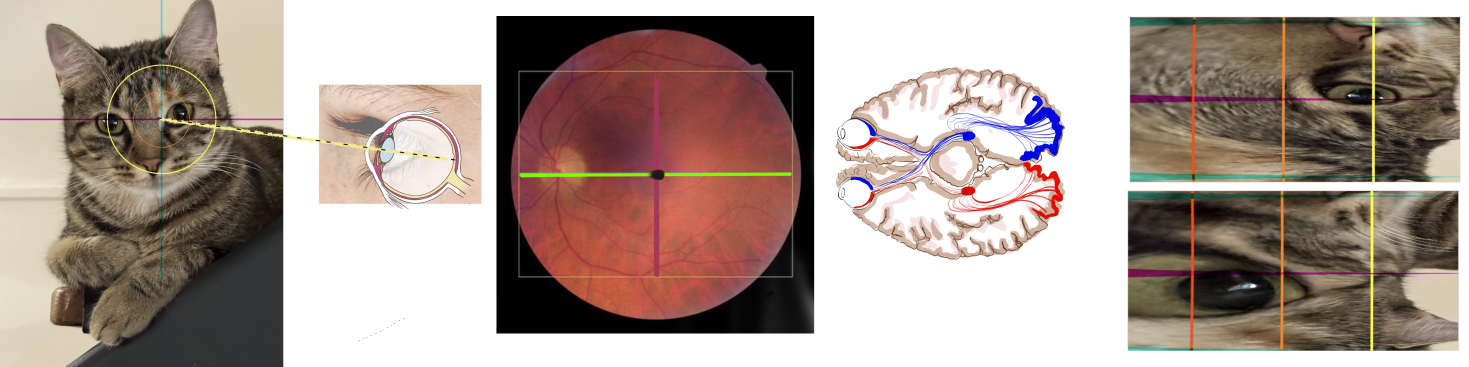
#> input picture v/92d9caa0aff444f2735ee69d81183399dfd966a8/images/2026-08-28_retino.jpg, 8811 x 2200 px (shown at 1/6 size)
$ python compose_retino.py
#> lines starting #> are read from the running program, lines starting #| are printed output that depends on the picture
"""Compose the six retino panels into a 2 x 3 grid for the article.

The script resolves its input and output paths from its own location, so it
can be run from any directory::

    python content/images/compose_retino.py

It reads ``2026-08-28_retino.jpg`` (an 8811 x 2200 px strip of six panels)
and writes ``2026-11-18_retino_v2.png`` next to it. Re-running it regenerates
the same pixels: the crops are fixed coordinates, not detected ones.

Args (none): the script takes no command-line arguments.
Output: a 16.18 cm x 10.00 cm RGBA PNG at 200 px/cm (about 508 dpi).
"""

from pathlib import Path

from PIL import Image, ImageDraw, ImageFont

HERE = Path(__file__).resolve().parent
SRC = HERE / "2026-08-28_retino.jpg"
DST = HERE / "2026-11-18_retino_v2.png"
FONT = Path("/System/Library/Fonts/Supplemental/Arial Bold.ttf")

# Canvas: the golden ratio (16.18 / 10.00 ~ 1.618) in centimetres, rendered at
# a fixed pixel density so that the sizes stay consistent across exports.
PX_PER_CM = 200
INCH_PER_CM = 1 / 2.54  # conversion constant for the PNG dpi metadata only
W = round(16.18 * PX_PER_CM)  # 3236 px
H = round(10.00 * PX_PER_CM)  # 2000 px

MARGIN = 60  # outer margin around the grid (px)
GAP = 50  # gap between cells, horizontal and vertical (px)
LABEL_BAND = 82  # height reserved at the top of each cell for its label (px)
ROW_H = (1150, 680)  # cell heights of the two rows (px); 1150 + 680 = H - 2 * MARGIN - GAP
LABEL_SIZE = 64  # font size of the panel labels (px)
LABEL_COLOUR = (20, 20, 20, 255)

# Factor from the preview coordinates used to choose the crops to the original
# 8811 px wide source. The crops were measured on the preview, so this constant
# must stay as it is for the output to match.
K = 4.41


def scaled_box(x0, y0, x1, y1):
    """Convert a box read on the preview into original pixel coordinates.

    Args:
        x0 (float): left edge on the preview (px).
        y0 (float): top edge on the preview (px).
        x1 (float): right edge on the preview (px).
        y1 (float): bottom edge on the preview (px).

    Returns:
        tuple[int, int, int, int]: the box (left, top, right, bottom) in
        original source pixels.
    """
    return tuple(int(round(v * K)) for v in (x0, y0, x1, y1))


def load_panels(src):
    """Crop the six panels from the source strip, in reading order.

    Args:
        src (Path): path to the 8811 x 2200 px source JPEG.

    Returns:
        list[PIL.Image.Image]: the panels (a) to (f), as RGB images.
    """
    im = Image.open(src).convert("RGB")
#> im is the input picture: PIL image 8811x2200 RGB; mean R, G, B 170.1, 154.3, 146.3
    cat = im.crop(scaled_box(0, 0, 385, 499))
    eye = im.crop(scaled_box(435, 115, 655, 283))
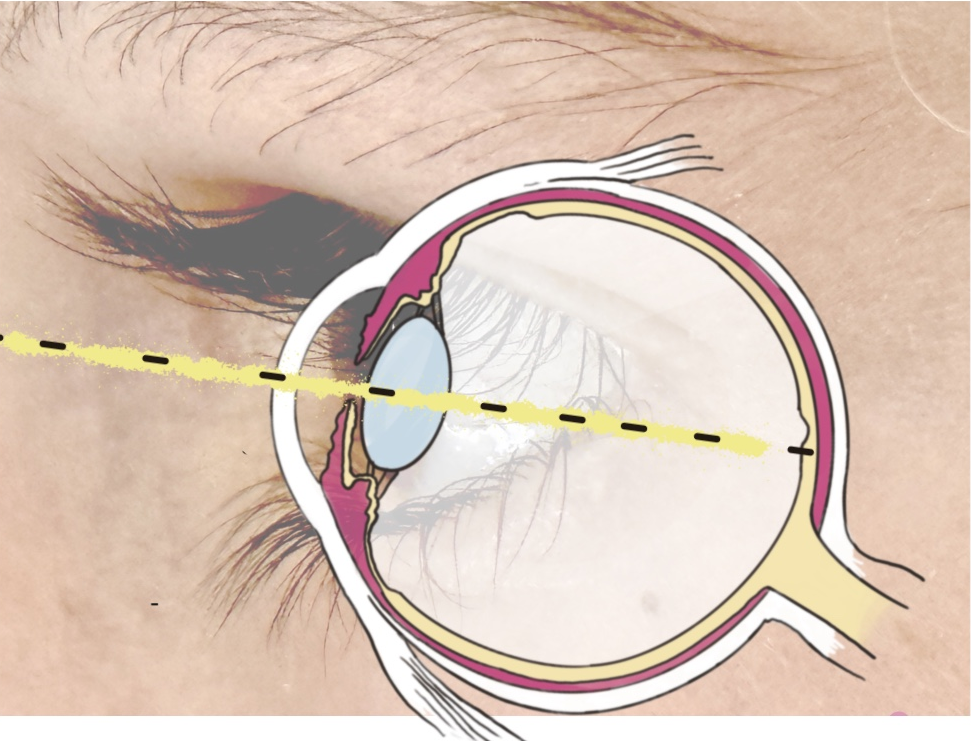
#> eye: PIL image 971x741 RGB; mean R, G, B 218, 196.9, 182.4
    # The fundus is cropped to its disc: the thin frame stays as an annotation,
    # and the tight crop removes the dark corner and grey shadow at bottom right.
    fundus = im.crop(scaled_box(675, 22, 1108, 455))
    fundus = fundus.crop((80, 75, 1840, 1835))
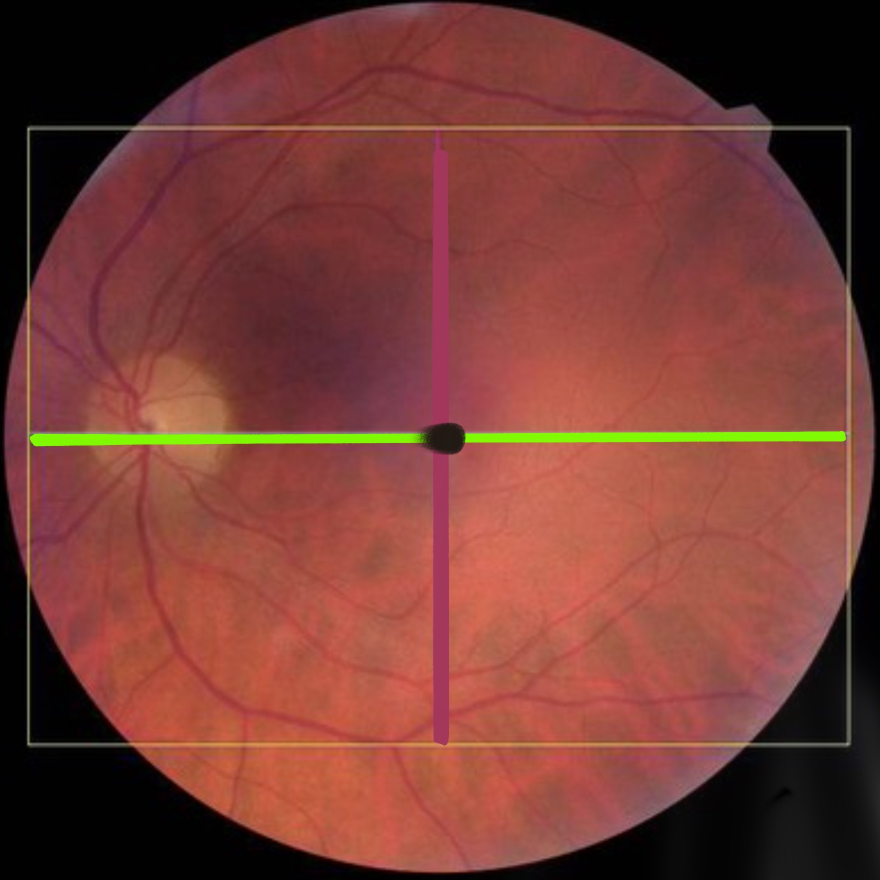
#> fundus: PIL image 1760x1760 RGB (shown at 1/2 size); mean R, G, B 118.2, 60.5, 53
    brain = im.crop(scaled_box(1135, 90, 1450, 355))
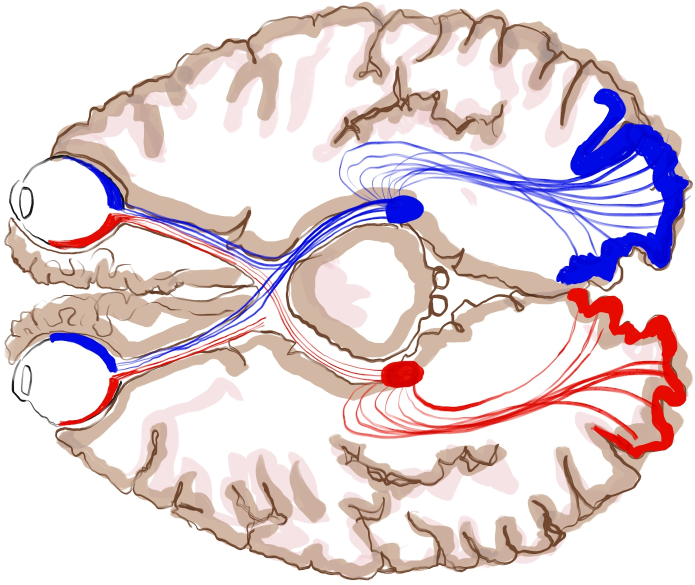
#> brain: PIL image 1389x1169 RGB (shown at 1/2 size); mean R, G, B 227.4, 213.2, 217.3
    zoom_top = im.crop(scaled_box(1537, 22, 1987, 247))
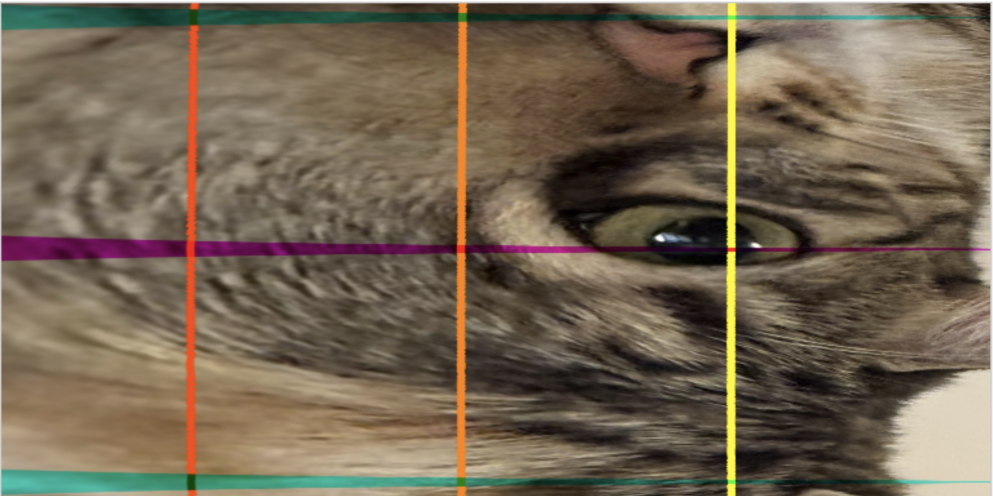
#> zoom_top: PIL image 1985x992 RGB (shown at 1/2 size); mean R, G, B 114.8, 100.9, 82.2
    zoom_bottom = im.crop(scaled_box(1535, 260, 1985, 478))
    return [cat, eye, fundus, brain, zoom_top, zoom_bottom]


def fit(img, box_w, box_h):
    """Scale an image to fit inside a box, keeping its aspect ratio.

    Args:
        img (PIL.Image.Image): the image to scale.
        box_w (int): maximum width (px).
        box_h (int): maximum height (px).

    Returns:
        PIL.Image.Image: the resized image, using LANCZOS resampling.
    """
    scale = min(box_w / img.width, box_h / img.height)
    size = (round(img.width * scale), round(img.height * scale))
    return img.resize(size, Image.LANCZOS)


def main():
    """Build the grid and write the PNG next to this script."""
    panels = load_panels(SRC)
#> panels = 6 items
    labels = ["(a)", "(b)", "(c)", "(d)", "(e)", "(f)"]

    cell_w = (W - 2 * MARGIN - 2 * GAP) // 3
    row_y = [MARGIN, MARGIN + ROW_H[0] + GAP]

    # A transparent canvas keeps the figure usable on any page background.
    canvas = Image.new("RGBA", (W, H), (0, 0, 0, 0))
#> canvas: PIL image 3236x2000 RGBA; every value is 0
    draw = ImageDraw.Draw(canvas)
    font = ImageFont.truetype(str(FONT), LABEL_SIZE)

    for i, (panel, label) in enumerate(zip(panels, labels)):
        row, col = divmod(i, 3)
        x0 = MARGIN + col * (cell_w + GAP)
        y0 = row_y[row]
        cell_h = ROW_H[row]

        # Labels sit at the top-left of each cell, so they align along each row.
        draw.text((x0, y0), label, font=font, fill=LABEL_COLOUR)

        # The image fits below the label band, top-aligned and horizontally centred.
        box_h = cell_h - LABEL_BAND
        scaled = fit(panel, cell_w, box_h).convert("RGBA")
        px = x0 + (cell_w - scaled.width) // 2
        py = y0 + LABEL_BAND
        canvas.alpha_composite(scaled, (px, py))

        print(f"{label}: source {panel.size} -> placed {scaled.size} at ({px}, {py})")
#> this loop made 6 passes
#> (label, row, col, x0, y0, cell_h, box_h, scale in fit) on passes 1 to 6: ('(a)', 0, 0, 60, 60, 1150, 1068, 0.485), ('(b)', 0, 1, 1115, 60, 1150, 1068, 1.04), ('(c)', 0, 2, 2170, 60, 1150, 1068, 0.571), ('(d)', 1, 0, 60, 1260, 680, 598, 0.512), ('(e)', 1, 1, 1115, 1260, 680, 598, 0.506), ('(f)', 1, 2, 2170, 1260, 680, 598, 0.506)
#| (a): source (1698, 2201) -> placed (824, 1068) at (150, 142)
#| (b): source (971, 741) -> placed (1005, 767) at (1115, 142)
#| (c): source (1760, 1760) -> placed (1005, 1005) at (2170, 142)
#| (d): source (1389, 1169) -> placed (711, 598) at (207, 1342)
#| (e): source (1985, 992) -> placed (1005, 502) at (1115, 1342)
#| (f): source (1985, 961) -> placed (1005, 487) at (2170, 1342)
#> pass 1, in main, `scaled = fit(panel, cell_w, box_h).convert("RGBA")`:
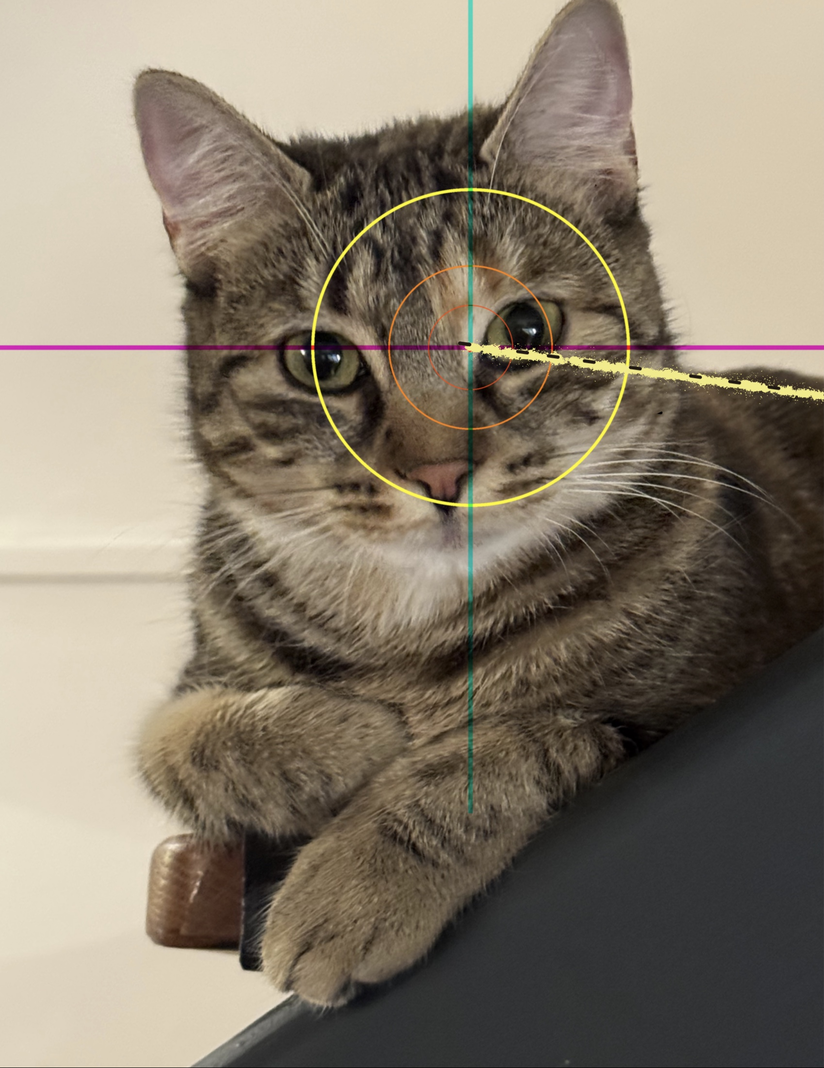
#> scaled: PIL image 824x1068 RGBA; mean R, G, B, A 134.2, 123.7, 108.1, 255
#> after the loop:
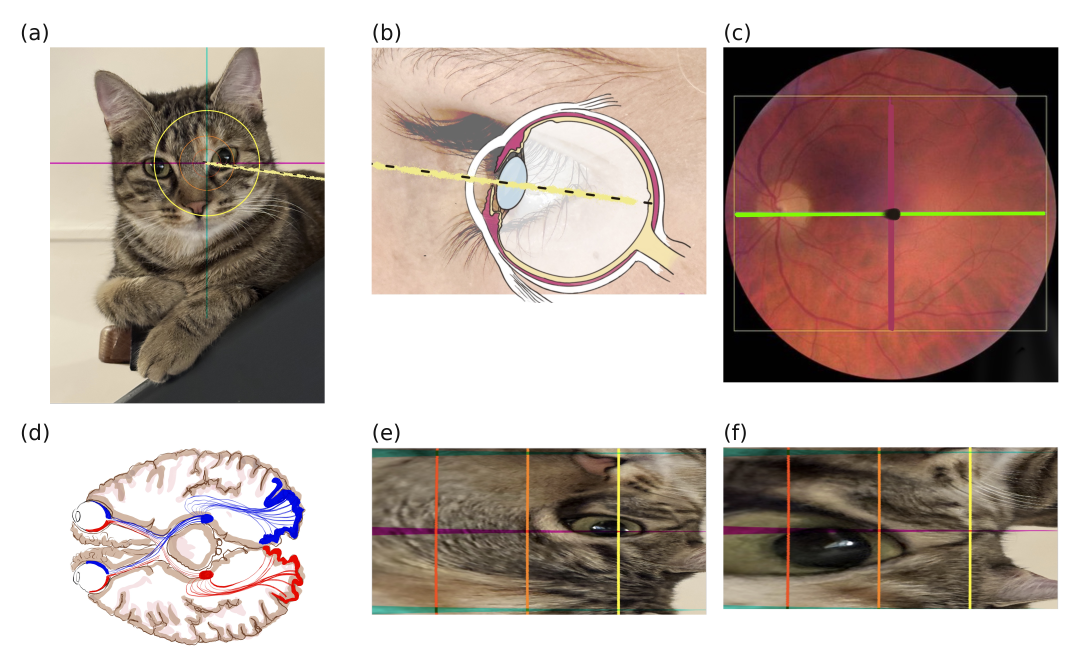
#> canvas: PIL image 3236x2000 RGBA (shown at 1/3 size); mean R, G, B, A 94.5, 78.6, 71.1, 161; transparent parts drawn white
#> after the loop:
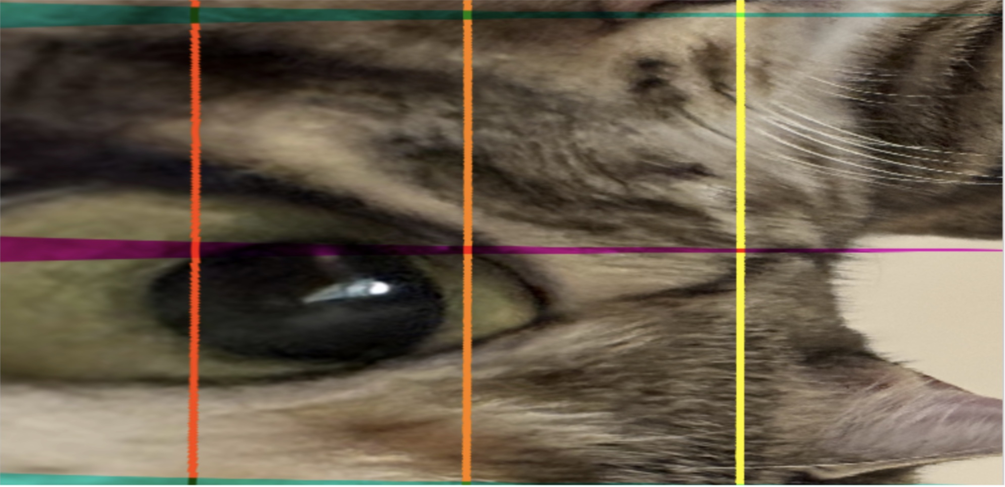
#> scaled: PIL image 1005x487 RGBA; mean R, G, B, A 104.8, 92.7, 75.9, 255

    dpi = PX_PER_CM / INCH_PER_CM
    canvas.save(DST, dpi=(dpi, dpi), optimize=True)
    print("saved", DST, canvas.size)
#| saved v/92d9caa0aff444f2735ee69d81183399dfd966a8/images/2026-11-18_retino_v2.png (3236, 2000)


if __name__ == "__main__":
    main()

$ run again, with v/92d9caa0aff444f2735ee69d81183399dfd966a8/images/2026-11-18_modele.jpg copied over v/92d9caa0aff444f2735ee69d81183399dfd966a8/images/2026-08-28_retino.jpg
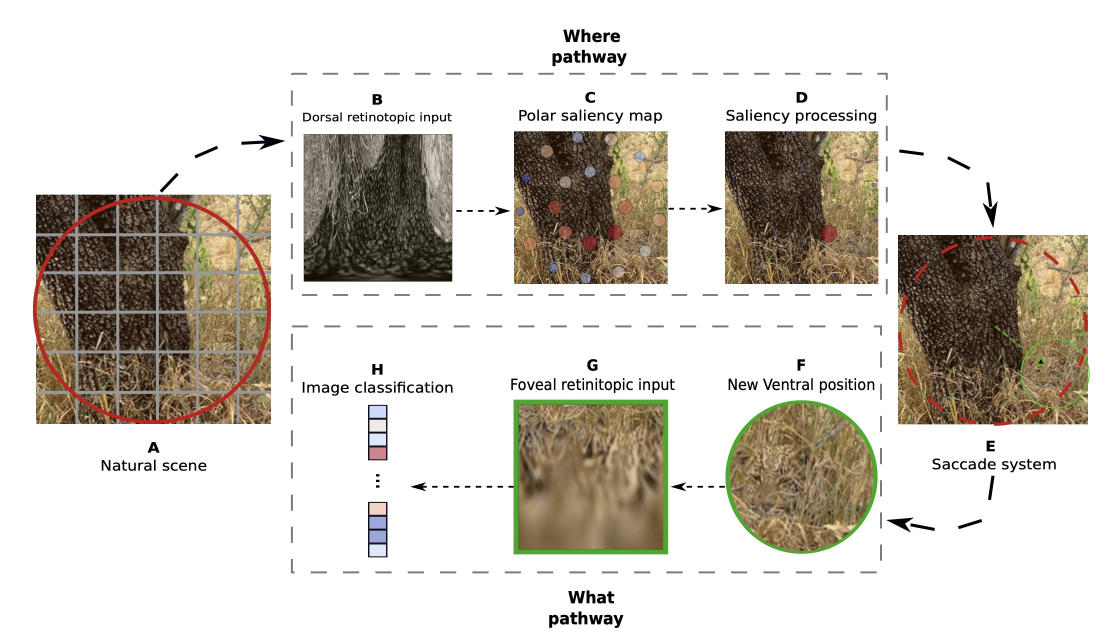
#> input picture v/92d9caa0aff444f2735ee69d81183399dfd966a8/images/2026-11-18_modele.jpg, 3344 x 1930 px (shown at 1/3 size)
#> in load_panels, im is the input picture: PIL image 3344x1930 RGB; mean R, G, B 212.5, 207.7, 200.1
#> brain: PIL image 1389x1169 RGB; every value is 0
#> zoom_top: PIL image 1985x992 RGB; every value is 0
#> zoom_bottom: PIL image 1985x961 RGB; every value is 0
#> panels = 6 items
#> the loop in main, `for i, (panel, label) in enumerate(zip(panels, labels)):` made 6 passes
#> (label, row, col, x0, y0, cell_h, box_h, scale in fit) on passes 1 to 6: ('(a)', 0, 0, 60, 60, 1150, 1068, 0.485), ('(b)', 0, 1, 1115, 60, 1150, 1068, 1.04), ('(c)', 0, 2, 2170, 60, 1150, 1068, 0.571), ('(d)', 1, 0, 60, 1260, 680, 598, 0.512), ('(e)', 1, 1, 1115, 1260, 680, 598, 0.506), ('(f)', 1, 2, 2170, 1260, 680, 598, 0.506)
#> (printed output is left out)
#> pass 1, in main, `scaled = fit(panel, cell_w, box_h).convert("RGBA")`:
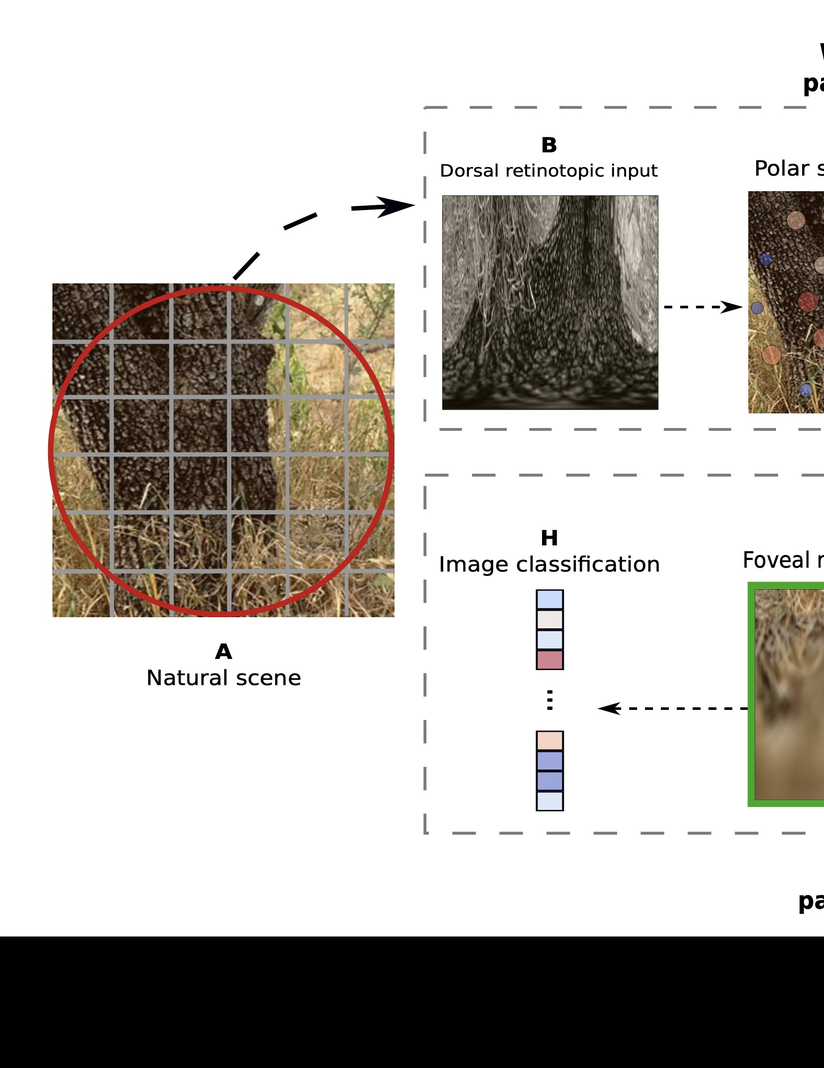
#> scaled: PIL image 824x1068 RGBA; mean R, G, B, A 188.6, 184.9, 180.2, 255
#> after the loop in main, `for i, (panel, label) in enumerate(zip(panels, labels)):`:
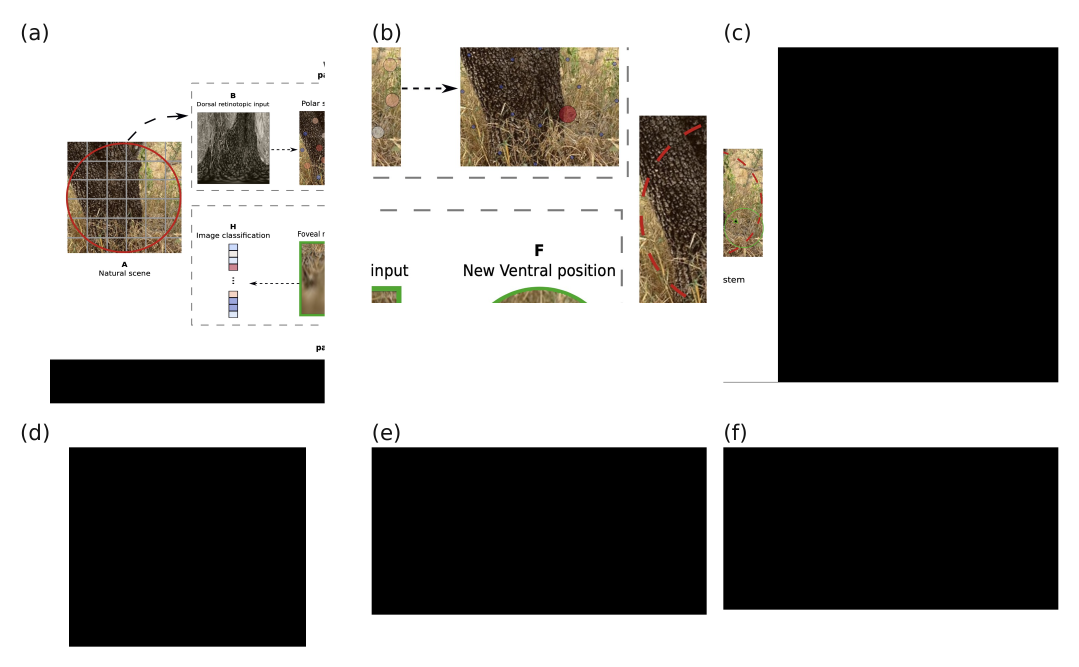
#> canvas: PIL image 3236x2000 RGBA (shown at 1/3 size); mean R, G, B, A 54.1, 52.5, 50.2, 161; transparent parts drawn white
#| saved v/92d9caa0aff444f2735ee69d81183399dfd966a8/images/2026-11-18_retino_v2.png (3236, 2000)
